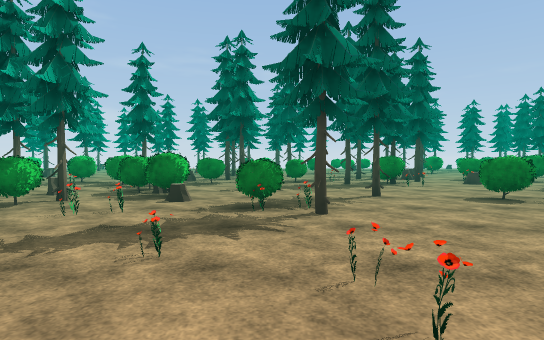
[1] (above)

24 first-person views from a walk through a scene from a Unity 3-D project. The camera is 1.4 m above the floor, tilts 2° down and sees 80° across. The floor is counted in squares, 2 m on a side. Each view is taken from the middle of a square. On the plan, view 1 faces up. The plan holds only what a view shows up to about 10 squares ahead; the rest is blank. The place goes on beyond the plan. The player is left out. Some animated figures are not drawn. Some surface patterns are stand-ins.

[2]
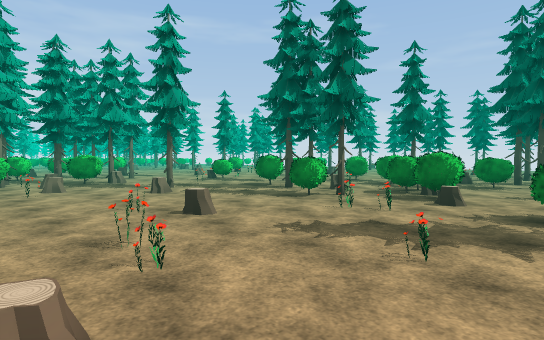

[3]
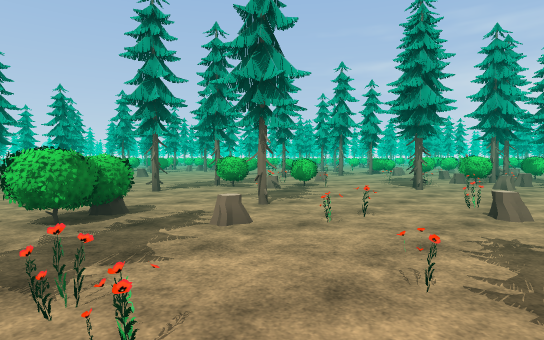

[4]
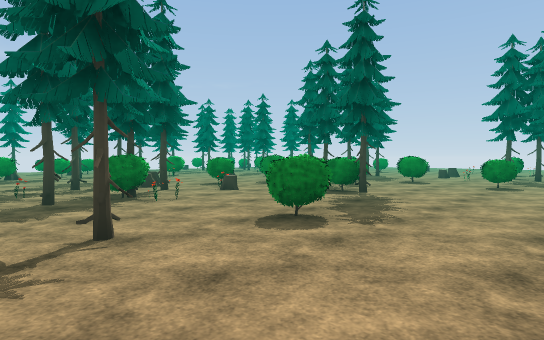

[5]
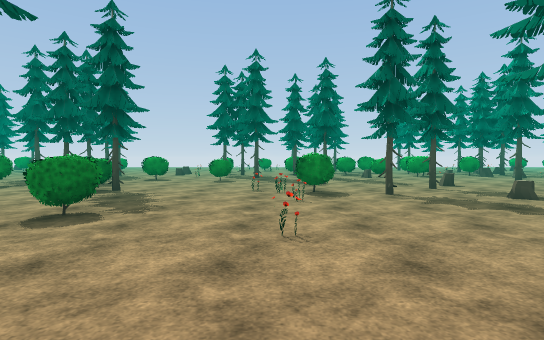

[6]
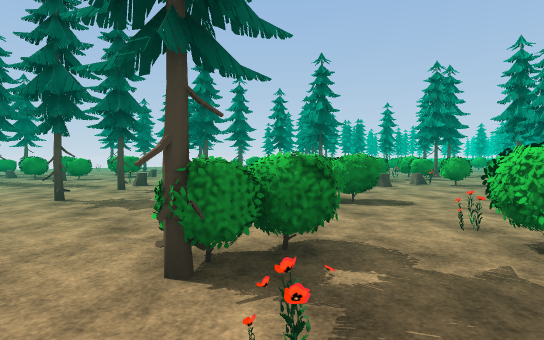

[7]
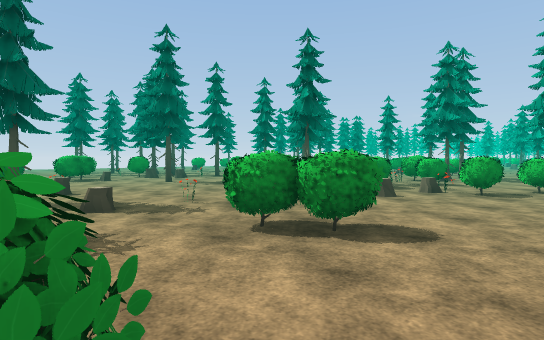

[8]
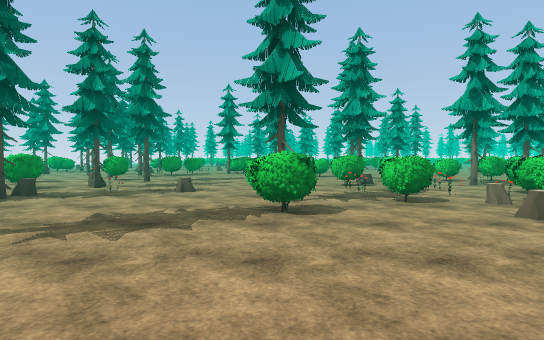

[9]
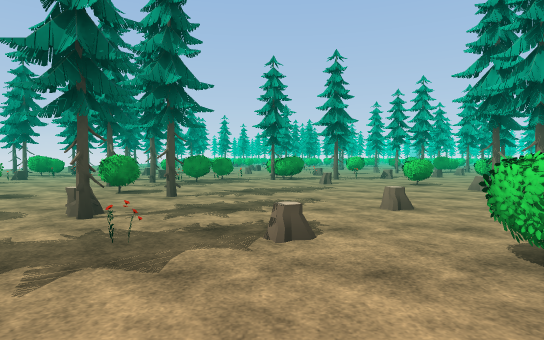

[10]
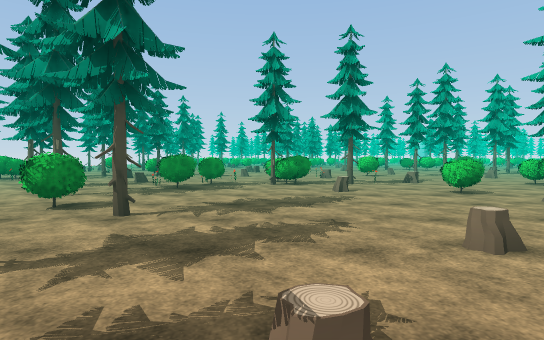

[11]
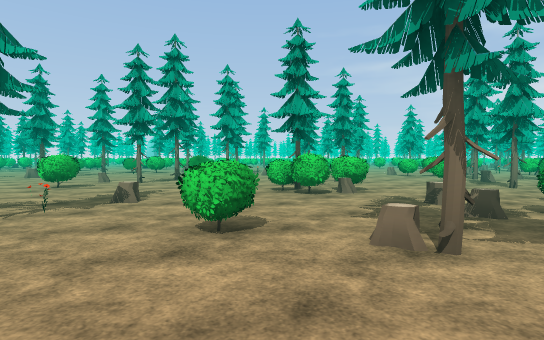

[12]
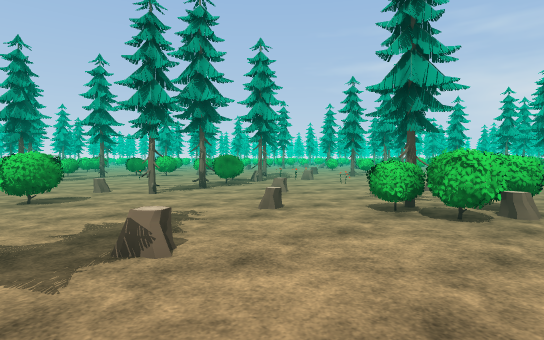

[13]
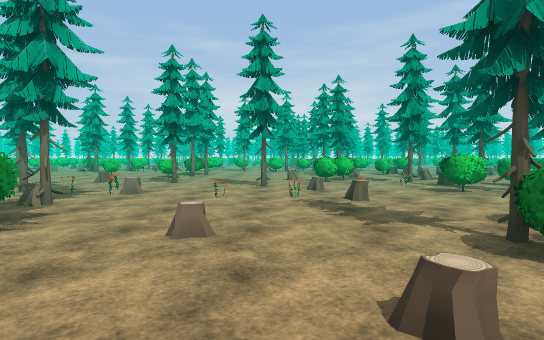

[14]
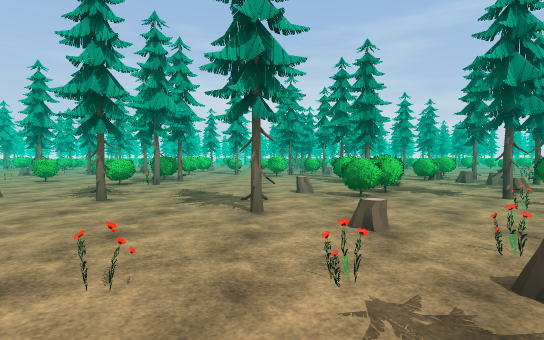

[15]
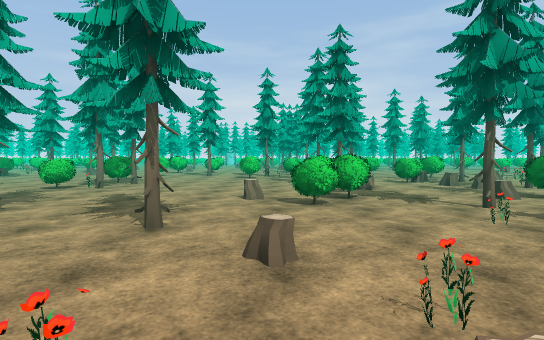

[16]
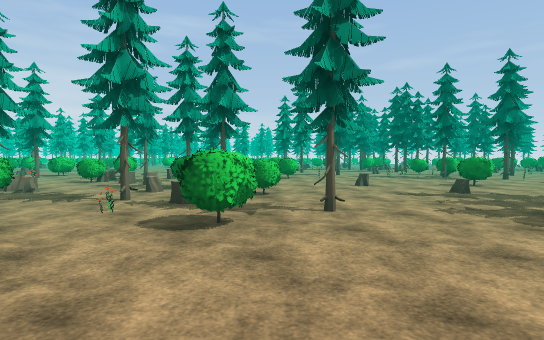

[17]
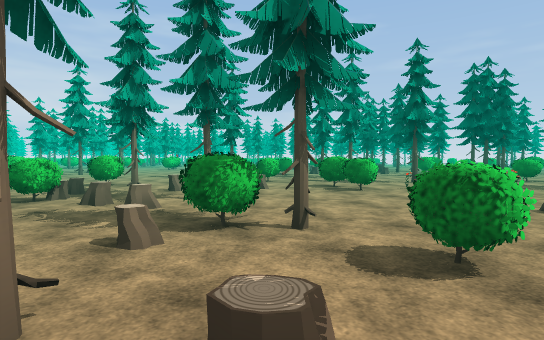

[18]
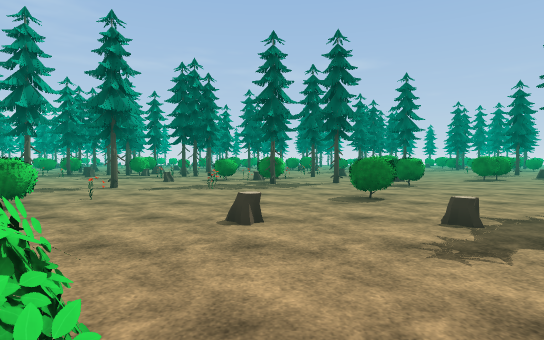

[19]
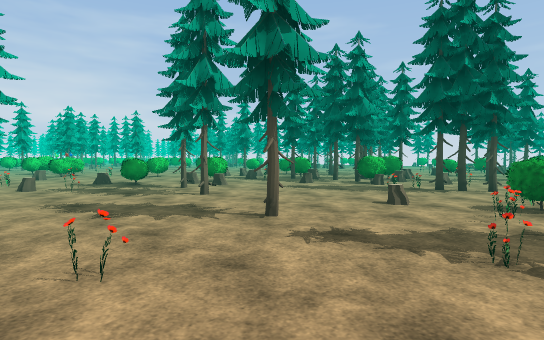

[20]
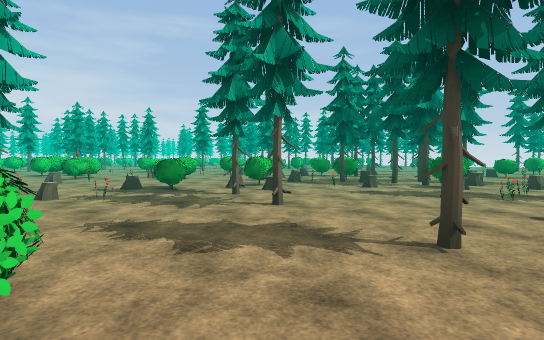

[21]
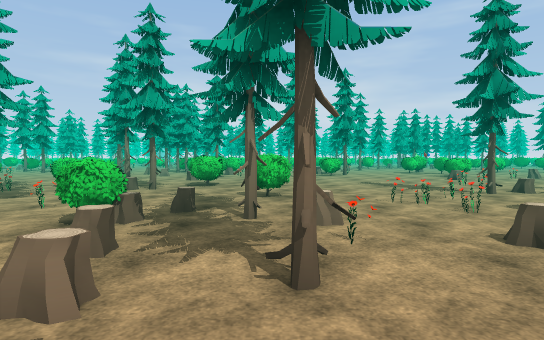

[22]
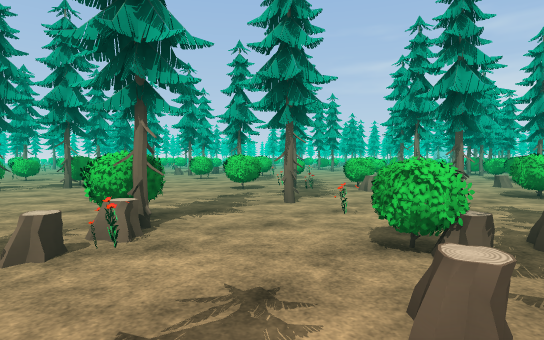

[23]
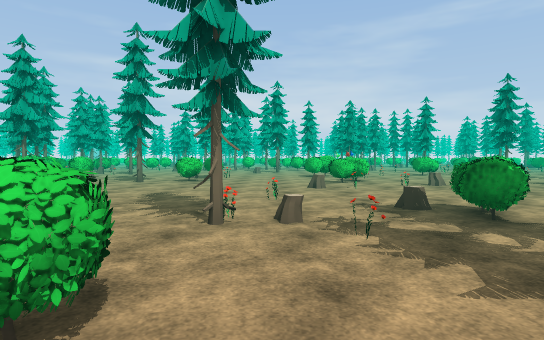

[24]
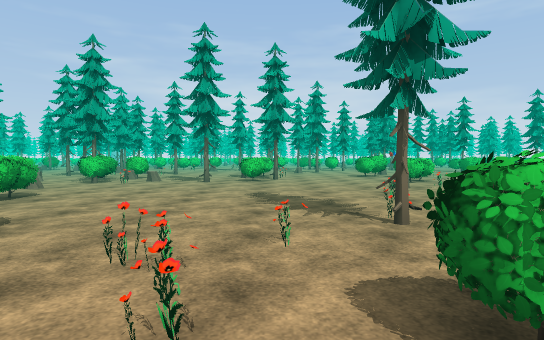

### Floor plan
Key: @ floor where view 1 was taken; # wall or solid block; x gap in a wall; . floor; = window, fence, low wall or low ledge; ^ raised ledge; T tree; S stump; O other object.
Columns run from 20 left of view 1 to 13 right of it. Each row starts with its distance up from view 1.
 15                       ..
 14                       ..
 13                       ...O
 12                   O.  .. OT
 11                   .T  .TSS#
 10               ^.TO.T ^==T. x#.
  9               ..# #..#TT..S..T
  8              O..# ......=....T.
  7              . ..^O........#...#
  6             ..#TS##...T.#..T.....
  5            .....#TS.#.........#..T
  4           S..T....=..T............
  3          .T...S........=...#... T
  2         .T#SS...S..=.=....##. .
  1        #TTT#==....=..#T...T.....T
  0        OO..O#T.....S@.#..........
 -1   ..   .=S..=.....T###....S.T...
 -2  ..#...#......#.S...x..##...S=..
 -3 .S.....OO....S###...O..###......##
 -4 ^#=...#.TTT...=.T.T#.... .......
 -5 ##=...S.....T......##.........T
 -6 ..S....=................S..#....
 -7 ....=.S......=....#...#S.#.T....
 -8 ......T..#.##........ ##...#....T
 -9 #......=.=......S...T #=^#...S=.S#
-10 #.......=.S.......S..TT..#.....S.#
-11 T........T=.............T#.S...T..
-12 .......#.S=T..T.....###.O......T#.
-13 O=.......S=S.###.T....S.T.......#.
-14 #T..##...S#..S S......S.S........T
-15 ..S...T.=..S..T#.#.......#.S......
-16 O  T.SO....TS........S#........#T.
-17      #..T..#.^=...S..T#..S.T#T.#..
-18     ..T......S...S.....S.....# ..O
-19     ..=#........T.=........
-20      .T...........=..S.....
-21       .................T.#.
-22           TT...T.S=T#xT.S..
-23          ###......=S ......
-24           ....O..T.  ......
-25           ........    ...

Positions as (right, up) in squares from view 1, and headings:
1: (0, 0), facing up
2: (0, 0), facing up-left
3: (1, 3), facing down-left
4: (1, 3), facing up-right
5: (0, 3), facing right
6: (0, 2), facing down-right
7: (1, 0), facing down-right
8: (7, -2), facing down
9: (9, -6), facing down
10: (9, -8), facing down
11: (7, -12), facing down-left
12: (6, -15), facing down-left
13: (4, -19), facing left
14: (0, -19), facing left
15: (-1, -18), facing left
16: (0, -17), facing up-left
17: (-4, -15), facing up-left
18: (-4, -13), facing up
19: (-5, -8), facing up-left
20: (-7, -8), facing up-left
21: (-7, -12), facing left
22: (-8, -13), facing down-left
23: (-10, -7), facing left
24: (-10, -9), facing left
